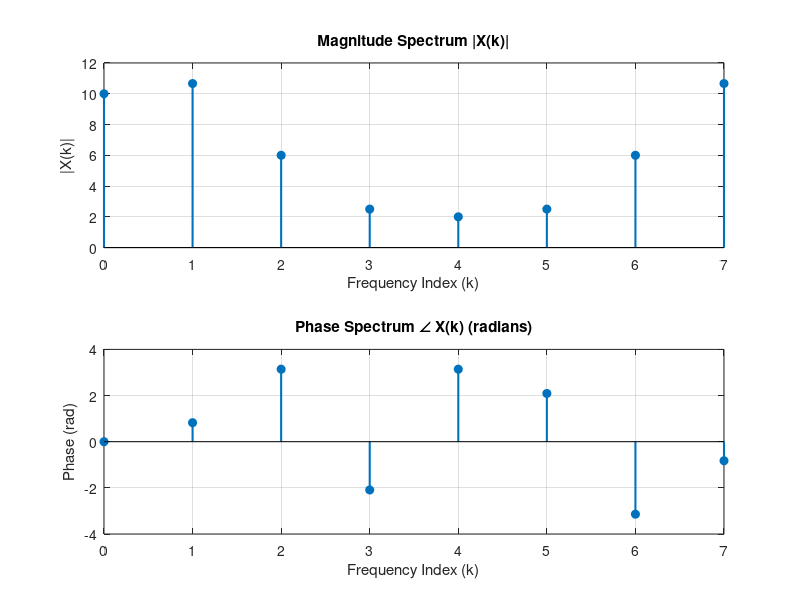

Recreate this plot in MATLAB.
%% MATLAB Script to Compute the DFT of a Signal
clear; clc; close all;

% Define the discrete-time signal
x = [1, 2, 0, -1, -2, 1, 5, 4];
N = length(x); % Length of the signal (N = 8)

% Compute the DFT using the built-in Fast Fourier Transform algorithm
X = fft(x);

% Display the resulting DFT coefficients in the Command Window
disp('The DFT coefficients X(k) are:');
for k = 0:N-1
    fprintf('X(%d) = %6.4f + %6.4fj\n', k, real(X(k+1)), imag(X(k+1)));
end

%% Plotting Magnitude and Phase Spectra
k_axis = 0:N-1;

figure;

% Plot Magnitude Spectrum
subplot(2,1,1);
stem(k_axis, abs(X), 'filled', 'LineWidth', 1.5);
title('Magnitude Spectrum |X(k)|');
xlabel('Frequency Index (k)');
ylabel('|X(k)|');
grid on;

% Plot Phase Spectrum
subplot(2,1,2);
stem(k_axis, angle(X), 'filled', 'LineWidth', 1.5);
title('Phase Spectrum \angle X(k) (radians)');
xlabel('Frequency Index (k)');
ylabel('Phase (rad)');
grid on;
